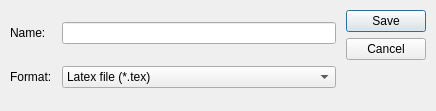
<?xml version="1.0" encoding="UTF-8"?>
<ui version="4.0">
 <class>Dialog</class>
 <widget class="QDialog" name="Dialog">
  <property name="geometry">
   <rect>
    <x>0</x>
    <y>0</y>
    <width>436</width>
    <height>111</height>
   </rect>
  </property>
  <property name="windowTitle">
   <string>Save table</string>
  </property>
  <layout class="QHBoxLayout" name="horizontalLayout">
   <property name="spacing">
    <number>10</number>
   </property>
   <property name="leftMargin">
    <number>10</number>
   </property>
   <property name="topMargin">
    <number>10</number>
   </property>
   <property name="rightMargin">
    <number>10</number>
   </property>
   <property name="bottomMargin">
    <number>10</number>
   </property>
   <item>
    <layout class="QGridLayout" name="gridLayout">
     <item row="0" column="0">
      <widget class="QLabel" name="label">
       <property name="text">
        <string>Name:</string>
       </property>
      </widget>
     </item>
     <item row="0" column="1">
      <widget class="QLineEdit" name="lineEdit"/>
     </item>
     <item row="1" column="0">
      <widget class="QLabel" name="label_2">
       <property name="text">
        <string>Format:</string>
       </property>
      </widget>
     </item>
     <item row="1" column="1">
      <widget class="QComboBox" name="comboBox">
       <item>
        <property name="text">
         <string>Latex file (*.tex)</string>
        </property>
       </item>
       <item>
        <property name="text">
         <string>Excel file (*.xls)</string>
        </property>
       </item>
       <item>
        <property name="text">
         <string>Text file (*.txt)</string>
        </property>
       </item>
      </widget>
     </item>
    </layout>
   </item>
   <item>
    <widget class="QDialogButtonBox" name="buttonBox">
     <property name="locale">
      <locale language="English" country="UnitedStates"/>
     </property>
     <property name="orientation">
      <enum>Qt::Vertical</enum>
     </property>
     <property name="standardButtons">
      <set>QDialogButtonBox::Cancel|QDialogButtonBox::Save</set>
     </property>
    </widget>
   </item>
  </layout>
 </widget>
 <resources>
  <include location="icons_.qrc"/>
 </resources>
 <connections>
  <connection>
   <sender>buttonBox</sender>
   <signal>accepted()</signal>
   <receiver>Dialog</receiver>
   <slot>accept()</slot>
   <hints>
    <hint type="sourcelabel">
     <x>248</x>
     <y>254</y>
    </hint>
    <hint type="destinationlabel">
     <x>157</x>
     <y>274</y>
    </hint>
   </hints>
  </connection>
  <connection>
   <sender>buttonBox</sender>
   <signal>rejected()</signal>
   <receiver>Dialog</receiver>
   <slot>reject()</slot>
   <hints>
    <hint type="sourcelabel">
     <x>316</x>
     <y>260</y>
    </hint>
    <hint type="destinationlabel">
     <x>286</x>
     <y>274</y>
    </hint>
   </hints>
  </connection>
 </connections>
</ui>
